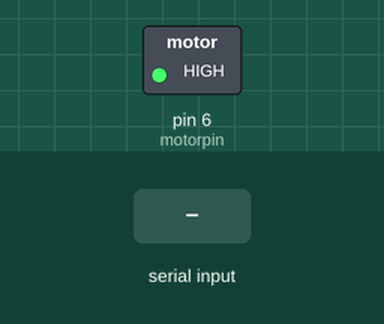
A sketch run on a simulated Arduino Uno, built with avr-gcc and run on an emulated ATmega328P. Parts: switched loads named in the sketch (green lamp = pin HIGH). Inputs (shaded band) come from the test bench.

Above: at 1.2 s.
1.3 s: "1" received over Serial
Timing chart, 0 to 4.3 s (numbered marks = the images above; inputs shaded):
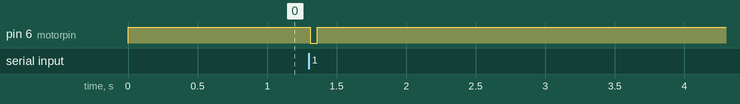

Measured:
- after the input at 1.3 s, pin 6 (motorpin): HIGH → LOW at once, → HIGH 0.05 s later

The sketch:

RealCC.ino
```cpp
/*

*/
const int motorpin=6;

String trigger;

void setup() {
    pinMode(motorpin,OUTPUT);
    digitalWrite(motorpin,HIGH);
    Serial.begin(9600);
    Serial.setTimeout(10);
}

void loop() {
    trigger= Serial.readString();
    if(trigger.length() >0){
    digitalWrite(motorpin,LOW);
    delay(50);
    digitalWrite(motorpin,HIGH);
  }
}
```
